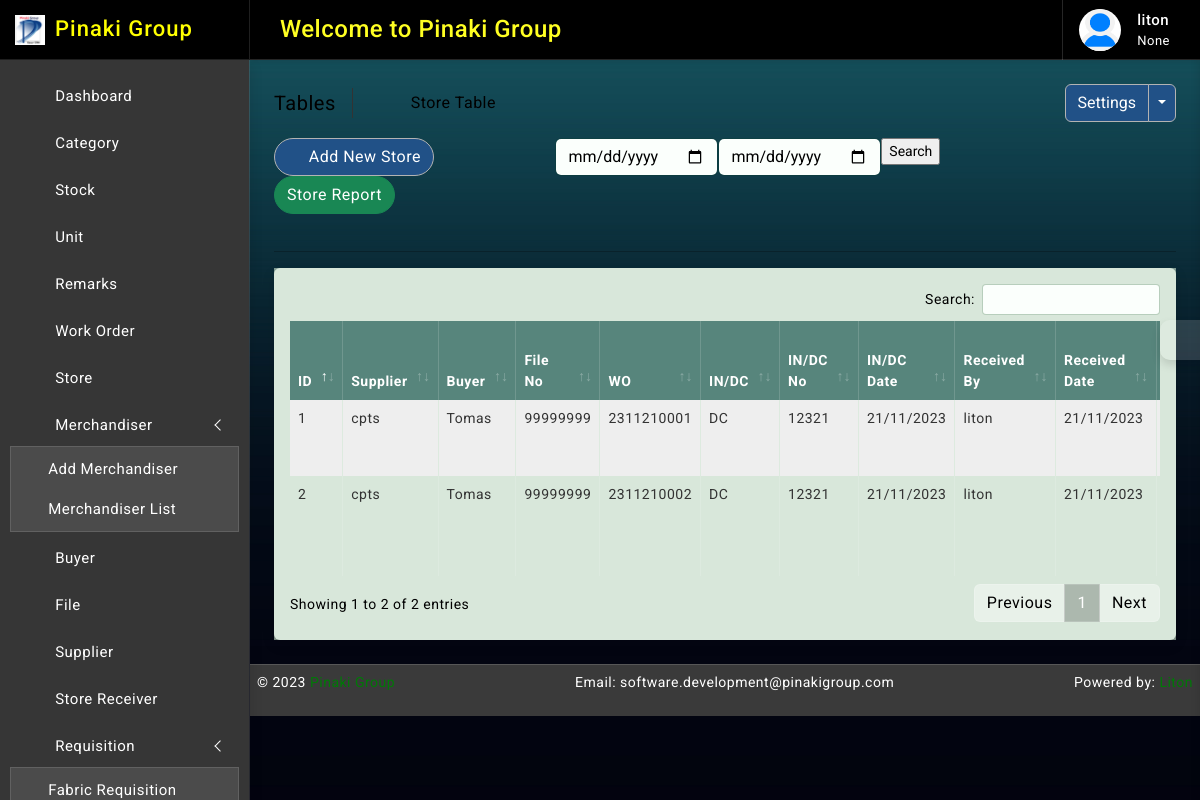
The page /store/ (signed in) on the database its author committed.
### accounts/models.py (models this page shows, shortened)
class Profile(models.Model):
    user = models.OneToOneField(User, on_delete=models.CASCADE, null=True, blank=True, related_name="profile")
    full_name = models.CharField(max_length=64, null=True, blank=True)
    img_profile = models.ImageField(upload_to='profile', default='default.png', null=True, blank=True)
    phone = models.CharField(max_length=32, null=True, blank=True, unique=True)
    designation = models.CharField("Designation", max_length=50, null=True, blank=True)
    dob = models.DateField(default=None, null=True, blank=True)
    updated_at = models.DateTimeField(auto_now_add=False, auto_now=True)
    created_at = models.DateTimeField(auto_now_add=True, auto_now=False)

### store/models.py (models this page shows, shortened)
class StoreBill(models.Model):
    billno = models.AutoField(primary_key=True)
    time = models.DateTimeField(auto_now=True)
    supplier = models.CharField(max_length=64, blank=False, null=True)
    buyer_name = models.CharField(max_length=64, blank=False, null=True)
    REPORT = (
        ('', 'Doc.Select'),
        ('Invoice', 'Invoice'),
        ('DC', 'DC'),
    )
    report = models.CharField(max_length=64, null=True, blank=False, choices=REPORT)
    report_no = models.CharField(max_length=64, null=True, blank=True)
    report_date = models.DateField(default=date.today, null=True, blank=True)
    received_date = models.DateField(auto_now_add=True, auto_now=False)
    img_file = models.ImageField(upload_to='store', default='blank.png', null=True, blank=True)
    work_order = models.ForeignKey(PurchaseBill, on_delete=models.CASCADE, blank=False, related_name='store_file_no')
    po_no = models.CharField(max_length=32, null=True, blank=True)
    master_lc_sc = models.CharField(max_length=64, blank=False, null=True)
    style_no = models.CharField(max_length=32, null=True, blank=True)
    fileno_po = models.CharField(max_length=64, blank=False, null=True)
    store_location = models.CharField(max_length=64, blank=True, null=True)
    remarks = models.ForeignKey(Remarks, on_delete=models.CASCADE, blank=False, related_name='remarksname_store')
    updated_at = models.DateTimeField(auto_now_add=False, auto_now=True)
    created_at = models.DateTimeField(auto_now_add=True, auto_now=False)
    def get_items_list(self):
        return StoreItem.objects.filter(billno=self)

### purchase_order/models.py (models this page shows, shortened)
class PurchaseBill(models.Model):
    billno = models.AutoField(primary_key=True)
    time = models.DateTimeField(auto_now=True)
    supplier = models.ForeignKey(Supplier, on_delete=models.CASCADE, blank=False, related_name='suppliersname')
    buyer_name = models.CharField(max_length=64, blank=False, null=True)
    po_no = models.CharField(max_length=32, null=True, blank=True)
    fileno_po = models.ForeignKey(File, on_delete=models.CASCADE, blank=False, related_name='fileno_pos')
    style_no = models.CharField(max_length=32, null=True, blank=True)
    work_order = models.CharField(max_length=64, null=True, blank=True, unique=True)
    wo_date = models.DateField(auto_now_add=True, auto_now=False)
    master_lc_sc = models.CharField(max_length=64, null=True, blank=True)
    remarks = models.ForeignKey(Remarks, on_delete=models.CASCADE, blank=False, related_name='remarksname')
    updated_at = models.DateTimeField(auto_now_add=False, auto_now=True)
    created_at = models.DateTimeField(auto_now_add=True, auto_now=False)
    def __str__(self):
        return str(self.work_order)

### accounts/decorators.py (the view)
        def wrapper_func(request, *args, **kwargs):
            group = None
            if request.user.groups.exists():
                group = request.user.groups.all()[0].name
            if group in allowed_roles:
                return view_func(request, *args, **kwargs)
            else:
                return render(request, 'accounts/index.html')

### templates/store/read.html (shortened to what this page needs)
{% extends 'base/index.html' %}
{% block body %}
{% load static %}
{% load crispy_forms_tags %}
		<div class="page-wrapper">
			<div class="page-content">
				<div class="page-breadcrumb d-none d-sm-flex align-items-center mb-3">
					<div class="breadcrumb-title pe-3">Tables</div>
					<div class="ps-3">
						<nav aria-label="breadcrumb">
							<ol class="breadcrumb mb-0 p-0">
								<li class="breadcrumb-item"><a href="#"><i class="bx bx-home-alt"></i></a>
								</li>
								<li class="breadcrumb-item active" aria-current="page">Store Table</li>
							</ol>
						</nav>
					</div>
					<div class="ms-auto">
						<div class="btn-group">
							<button type="button" class="btn btn-light">Settings</button>
							<button type="button" class="btn btn-light dropdown-toggle dropdown-toggle-split" data-bs-toggle="dropdown">	<span class="visually-hidden">Toggle Dropdown</span>
							</button>
						</div>
					</div>
				</div>
					<div class="col-md-9">
						<form class="float-md-end" method='POST' action=''>
							<div class="row row-cols-md-auto g-lg-4">
								<div class="col-md-5">
									<div class="controls">
										{{ form.start_date }}
									</div>
								</div><br>
								<div class="col-md-5">
									<div class="controls">
										{{ form.end_date }}
									</div>
								</div><br>
								<div class="col-md-2">
									<div class="controls">
										<input type="submit" value='Search'/>
									</div>
								</div>
							</div>
						</form>
					</div>
                <div class="ms-auto">
					<a href="/store/create/" class="btn btn-light radius-30 mt-2 mt-lg-0"><i class="bx bxs-plus-square"></i>Add New Store</a>
					<a href="/store/report/" class="btn btn-success radius-30 mt-2 mt-lg-0">Store Report</a>
				</div><br>
				<hr/>
				<div class="card">
					<div class="card-body">
						<div class="table-responsive">
							<table id="example2" class="table table-striped table-bordered">
								<thead>
									<tr>
										<th>ID</th>
										<th>Supplier</th>
                                        <th>Buyer</th>
										<th>File No</th>
										<th>WO</th>
                                        <th>IN/DC</th>
                                        <th>IN/DC No</th>
                                        <th>IN/DC Date</th>
										<th>Received By</th>
                                        <th>Received Date</th>
										<th>MLC/SC</th>
									</tr>
								</thead>
								<tbody>
									{% for data in bills %}
									<tr>
                                        <td> <p>{{ data.billno }}</p> </td>
                                        <td>{{ data.supplier }}</td>
                                        <td>{{ data.buyer_name }}</td>
										<td>{{ data.fileno_po }}</td>
										<td>{{ data.work_order }}</td>
                                        <td>{{ data.report }}</td>
                                        <td>{{ data.report_no }}</td>
                                        <td>{{ data.report_date|date:"d/m/Y" }}</td>
										<td>{{ user.username }}</td>
                                        <td>{{ data.received_date|date:"d/m/Y" }}</td>
										<td>{{ data.master_lc_sc }}</td>
									</tr>
								 {% endfor %}
								</tbody>
							</table>
						</div>
					</div>
				</div>
			</div>
		</div>
{% endblock body %}

### templates/base/index.html (shortened to what this page needs)
{% load static %}
<!DOCTYPE html>
<html lang="en">
<head>
<link href="{% static 'plugins/simplebar/css/simplebar.css' %}" rel="stylesheet" />
<link href="{% static 'plugins/perfect-scrollbar/css/perfect-scrollbar.css' %}" rel="stylesheet" />
<link href="{% static 'plugins/metismenu/css/metisMenu.min.css' %}" rel="stylesheet" />
<link href="{% static 'plugins/datatable/css/dataTables.bootstrap5.min.css' %}" rel="stylesheet" />
<link href="{% static 'css/bootstrap.min.css' %}" rel="stylesheet">
<link href="{% static 'css/bootstrap-extended.css' %}" rel="stylesheet">
<link href="{% static 'css/app.css' %}" rel="stylesheet">
<link href="{% static 'css/icons.css' %}" rel="stylesheet">
<link rel="stylesheet" href="https://cdnjs.cloudflare.com/ajax/libs/select2/4.0.13/css/select2.min.css">
</head>
<body class="bg-theme bg-theme2">
    <div class="wrapper">
<div class="sidebar-wrapper" data-simplebar="true">
    <div class="sidebar-header">
        <div>
            <img src="{% static 'images/logo-icon.png' %}" class="logo-icon" alt="logo icon">
        </div>
        <div>
            <h4 class="logo-text">Pinaki Group</h4>
        </div>
        <div class="toggle-icon ms-auto"><i class='bx bx-arrow-to-left'></i>
        </div>
    </div>
    <ul class="metismenu" id="menu">
        <li>
            <a href="{% url 'home' %}">
                <div class="parent-icon"><i class='bx bx-home-circle'></i>
                </div>
                <div class="menu-title">Dashboard</div>
            </a>
        </li>
        {% for group in user.groups.all %}
        {% if group.name == "merchandiser" %}
        <li>
            <a class="has-arrow" href="javascript:;">
                <div class="parent-icon"><i class="bx bx-grid-alt"></i>
                </div>
                <div class="menu-title">Merchandiser</div>
            </a>
            <ul>
                <li> <a href="/merchandiser/create/"><i class="bx bx-right-arrow-alt"></i>Add Merchandiser</a>
                </li>
                <li> <a href="{% url 'merchandiser_read' %}"><i class="bx bx-right-arrow-alt"></i>Merchandiser List</a>
                </li>
            </ul>
        </li>
                <li>
                    <a href="{% url 'buyer_read' %}">
                        <div class="parent-icon"><i class="lni lni-users"></i>
                        </div>
                        <div class="menu-title">Buyer</div>
                    </a>
                </li>
                <li>
                    <a href="{% url 'file_read' %}">
                        <div class="parent-icon"><i class='bx bx-file'></i>
                        </div>
                        <div class="menu-title">File</div>
                    </a>
                </li>
                <li>
                    <a href="/supplier/create/">
                        <div class="parent-icon"><i class='lni lni-cart-full'></i>
                        </div>
                        <div class="menu-title">Supplier</div>
                    </a>
                </li>
            {% else %}
            <li>
                <a href="{% url 'category_read' %}">
                    <div class="parent-icon"><i class='bx bx-grid-alt'></i>
                    </div>
                    <div class="menu-title">Category</div>
                </a>
            </li>
            <li>
                <a href="{% url 'stock_read' %}">
                    <div class="parent-icon"><i class="fadeIn animated bx bx-store"></i>
                    </div>
                    <div class="menu-title">Stock</div>
                </a>
            </li>
            <li>
                <a href="{% url 'unit_read' %}">
                    <div class="parent-icon"><i class="fadeIn animated bx bx-store"></i>
                    </div>
                    <div class="menu-title">Unit</div>
                </a>
            </li>
            <li>
                <a href="{% url 'remarks_read' %}">
                    <div class="parent-icon"><i class="fadeIn animated bx bx-comment-add"></i>
                    </div>
                    <div class="menu-title">Remarks</div>
                </a>
            </li>
            <li>
                <a href="{% url 'wo_read' %}">
                    <div class="parent-icon"><i class="lni lni-cart"></i>
                    </div>
                    <div class="menu-title">Work Order</div>
                </a>
            </li>
            <li>
                <a href="{% url 'store_read' %}">
                    <div class="parent-icon"><i class="fadeIn animated bx bx-store-alt"></i>
                    </div>
                    <div class="menu-title">Store</div>
                </a>
            </li>
            <li>
                <a class="has-arrow" href="javascript:;">
                    <div class="parent-icon"><i class="bx bx-grid-alt"></i>
                    </div>
                    <div class="menu-title">Merchandiser</div>
                </a>
                <ul>
                    <li> <a href="/merchandiser/create/"><i class="bx bx-right-arrow-alt"></i>Add Merchandiser</a>
                    </li>
                    <li> <a href="{% url 'merchandiser_read' %}"><i class="bx bx-right-arrow-alt"></i>Merchandiser List</a>
                    </li>
                </ul>
            </li>
            <li>
                <a href="{% url 'buyer_read' %}">
                    <div class="parent-icon"><i class="lni lni-users"></i>
                    </div>
                    <div class="menu-title">Buyer</div>
                </a>
            </li>
            <li>
                <a href="{% url 'file_read' %}">
                    <div class="parent-icon"><i class='bx bx-file'></i>
                    </div>
                    <div class="menu-title">File</div>
                </a>
            </li>
            <li>
                <a href="/supplier/create/">
                    <div class="parent-icon"><i class='lni lni-cart-full'></i>
                    </div>
                    <div class="menu-title">Supplier</div>
                </a>
            </li>
                <li>
                    <a href="{% url 'storeRec_read' %}">
                        <div class="parent-icon"><i class='bx bx-cart'></i>
                        </div>
                        <div class="menu-title">Store Receiver</div>
                    </a>
                </li>
                <li>
                    <a href="javascript:;" class="has-arrow">
                        <div class="parent-icon"><i class='lni lni-spiner-solid'></i>
                        </div>
                        <div class="menu-title">Requisition</div>
                    </a>
                    <ul>
                        <li> <a href="{% url 'fabricr_read' %}"><i class="bx bx-right-arrow-alt"></i>Fabric Requisition</a>
                        </li>
                    </ul>
                </li>
            {% endif %}
        {% endfor %}
    </ul>
</div>
		<header>
			<div class="topbar d-flex align-items-center">
				<nav class="navbar navbar-expand">
					<div class="search-bar flex-grow-1">
						<div class="position-relative search-bar-box">
							<marquee behavior="" direction="">
								<h4 style="color:#FFFF22"class="my-4">Welcome to Pinaki Group</h4>
							</marquee>
						</div>
					</div>
					<div class="top-menu ms-auto">
						<ul class="navbar-nav align-items-center">
							<li class="nav-item dropdown dropdown-large">
								<a class="nav-link dropdown-toggle dropdown-toggle-nocaret" href="#" role="button" data-bs-toggle="dropdown" aria-expanded="false">	<i class='bx bx-category'></i>
								</a>
							</li>
						</ul>
					</div>
					<div class="user-box dropdown">
						<a class="d-flex align-items-center nav-link dropdown-toggle dropdown-toggle-nocaret" href="#" role="button" data-bs-toggle="dropdown" aria-expanded="false">
							<img src="{{ user.profile.img_profile.url }}" class="user-img" alt="user avatar">
							<div class="user-info ps-3">
								<p class="user-name mb-0">{{request.user}}</p>
								<p class="designattion mb-0">{{ user.profile.designation }}</p>
							</div>
						</a>
					</div>
				</nav>
			</div>
		</header>
        {% block body %}
        {% endblock body %}
        <footer class="page-footer">
            <p>
                <span style="text-align:left;float:left">&copy; 2023 <a href="https://pinakigroup.com/" alt="Bootstrap Themes" target="_blank">Pinaki Group</a></span>
                <span class="mb-0">Email: software.development@pinakigroup.com</span>
                <span class="hidden-phone" style="text-align:right;float:right">Powered by: <a href="https://www.linkedin.com/in/litonbairaggi" alt="Bootstrap Admin Templates" target="_blank">Liton</a></span>
            </p>
        </footer>
    </div>
	<div class="switcher-wrapper">
		<div class="switcher-btn"> <i class='bx bx-cog bx-spin'></i>
		</div>
	</div>
</body>
</html>

### rows shown on the page
StoreBill: billno "2", supplier "cpts", buyer_name "Tomas", fileno_po "99999999", work_order "2311210002", report "DC", report_no "12321", report_date "21/11/2023", received_date "21/11/2023"
StoreBill: billno "1", supplier "cpts", buyer_name "Tomas", fileno_po "99999999", work_order "2311210001", report "DC", report_no "12321", report_date "21/11/2023", received_date "21/11/2023"

### other values the page prints
{{ request.user }} "liton"
{{ user.profile.designation }} "None"
{{ user.username }} "liton"
